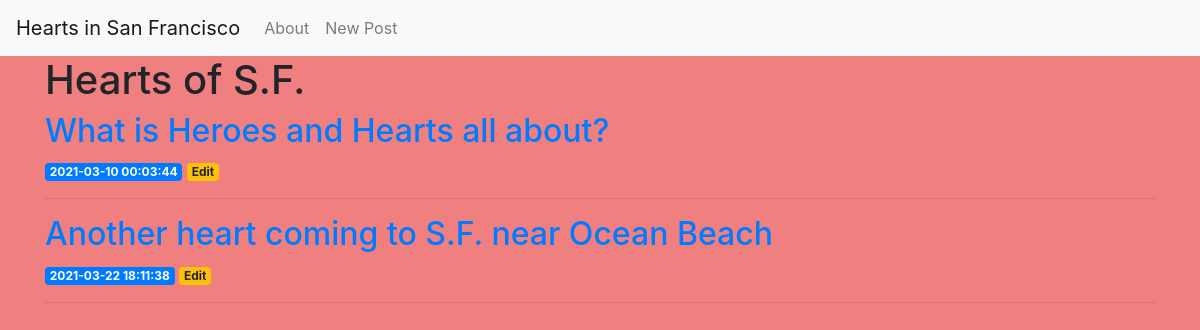
The page / on the database its author committed.
### tables this page shows
CREATE TABLE posts (
    id INTEGER PRIMARY KEY AUTOINCREMENT, 
    created TIMESTAMP NOT NULL DEFAULT CURRENT_TIMESTAMP,
    title TEXT NOT NULL,
    content TEXT NOT NULL
);

### app.py (the view)
@app.route('/')
def index():
    conn = get_db_connection()
    posts = conn.execute('SELECT * FROM posts').fetchall()
    conn.close()
    return render_template('index.html', posts=posts)

### app.py (called while the page is built)
def get_db_connection():
    conn = sqlite3.connect('database.db')
    conn.row_factory = sqlite3.Row
    return conn

### templates/index.html
{% extends 'base.html' %}
{% block content %}
    <h1>{% block title %} Hearts of S.F. {% endblock %}</h1>
    {% for post in posts %}
    <a href="{{ url_for('post', post_id=post['id']) }}">
        <h2>{{ post['title'] }}</h2>
    </a>
    <span class="badge badge-primary">{{ post['created'] }}</span>
    <a href="{{ url_for('edit', id=post['id']) }}">
        <span class="badge badge-warning">Edit</span>
    </a>
    <hr>
{% endfor %}
{% endblock %}

### templates/base.html (style rules this page uses)
body { background-color: lightcoral; }

### rows shown on the page
posts: title "What is Heroes and Hearts all about?", created "2021-03-10 00:03:44"
posts: title "Another heart coming to S.F. near Ocean Beach", created "2021-03-22 18:11:38"
